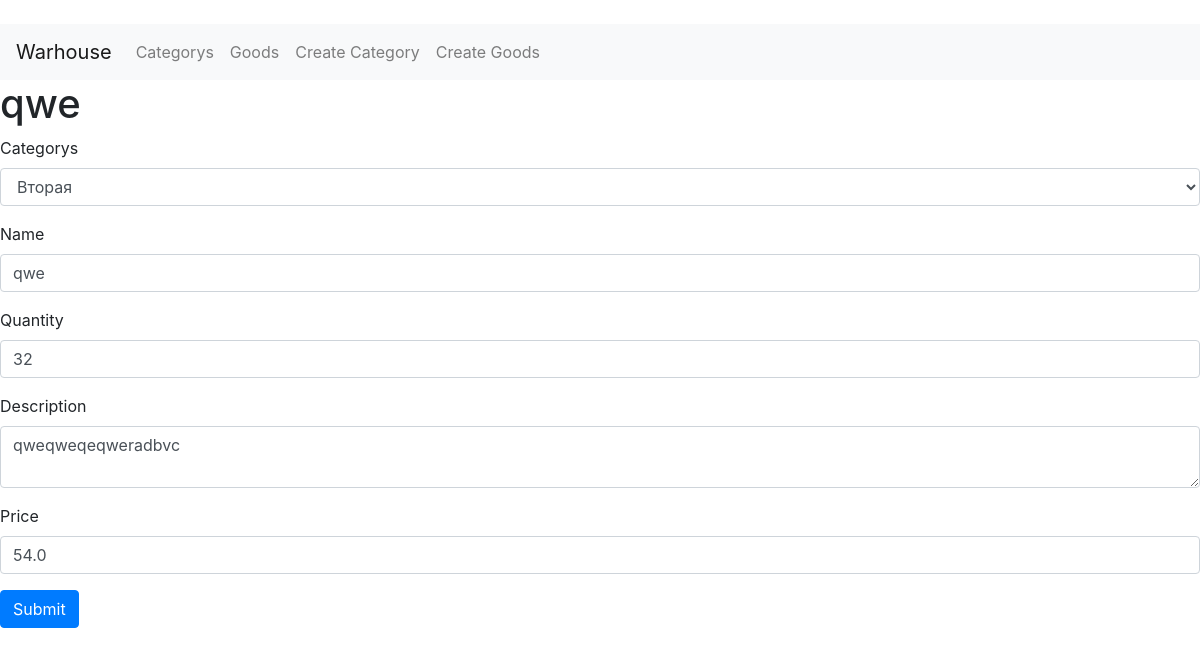
/goods/3/g_edit, run on the app's committed database.
### app.py (models this page shows, shortened)
class Goods(db.Model):
	id = db.Column(db.Integer, primary_key=True)
	category = db.Column(db.String, nullable=False)
	name = db.Column(db.String, unique=True, nullable=False)
	quantity = db.Column(db.Integer, nullable=False)
	description = db.Column(db.Text(150), nullable=False)
	price = db.Column(db.Float, nullable=False)
	category_id = db.Column(db.Integer, db.ForeignKey('category.id'), nullable=False)

### app.py (the view)
@app.route('/goods/<int:id>/g_edit', methods = ['POST', 'GET'])
def g_edit(id):
	categorys = Category.query.order_by(Category.id).all()
	goods = Goods.query.get(id)
	if request.method == "POST":
		goods.category = request.form['category']
		goods.name = request.form['name']
		goods.quantity = request.form['quantity']
		goods.description = request.form['description']
		goods.price = request.form['price']
		for el in categorys:
			if (el.name == category):
				goods.category_id = el.id
		try:
			db.session.commit()
			return redirect('/goods')
		except:
			return "Что-то не то"
	else:
		return render_template("g_edit.html",
						goods=goods,
						categorys=categorys)

### templates/g_edit.html (shortened to what this page needs)
﻿{% extends "base.html" %}
{% block content %}
<h1>{{goods.name}}</h1>
<form method="post">
    <div class="form-group">
        <label for="email">Categorys</label>
        <select class="form-control" id="category" name="category">
            <option> {{goods.category}}</option>
        </select>
    </div>
    <div class="form-group">
        <label for="exampleInputPassword1">Name</label>
        <input type="text" class="form-control" name="name" id="name" value="{{goods.name}}">
    </div>
    <div class="form-group">
        <label for="exampleInputPassword1">Quantity</label>
        <input type="number" class="form-control" name="quantity" id="quantity" value="{{goods.quantity}}">
    </div>
    <div class="form-group">
        <label for="exampleInputPassword1">Description</label>
        <textarea class="form-control" name="description" id="description">{{goods.description}}</textarea>
    </div>
    <div class="form-group">
        <label for="exampleInputPassword1">Price</label>
        <input type="number" class="form-control" name="price" id="price" value="{{goods.price}}">
    </div>
    <button type="submit" class="btn btn-primary">Submit</button>
</form>
{% endblock %}

### data on the page
Goods: name "qwe", category "Вторая", quantity "32", description "qweqweqeqweradbvc", price "54.0"
